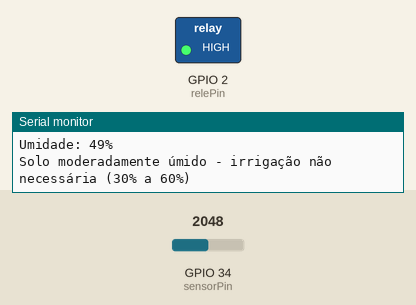
Recording of a sketch running on a simulated ESP32. Parts: switched loads named in the sketch (green lamp = pin HIGH), the last lines printed to the serial monitor. The test bench sets the inputs (shaded band); at power-on: GPIO 34 (sensorPin) = 2048. WiFi joins after 1.5 s; servers stay silent unless stated; no MQTT or app messages arrive unless stated.

Above: at 2.7 s.
2.8 s: GPIO 34 (sensorPin) set to 2833
8.8 s: GPIO 34 (sensorPin) set to 2916
At 12.9 s:
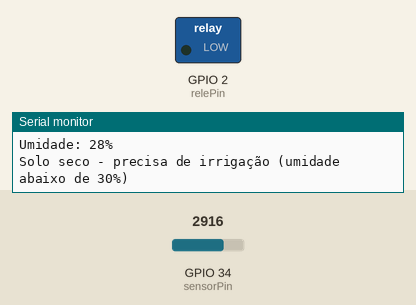
14.8 s: GPIO 34 (sensorPin) set to 2866
At 17.9 s:
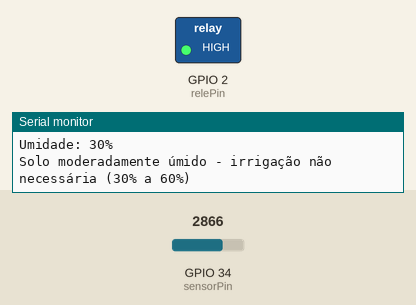
20.8 s: GPIO 34 (sensorPin) set to 3603
At 23.0 s:
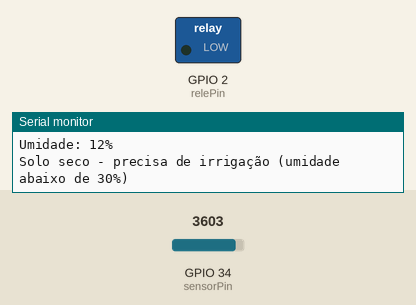
Timing chart, 0 to 24.5 s (numbered marks = the images above; inputs shaded):
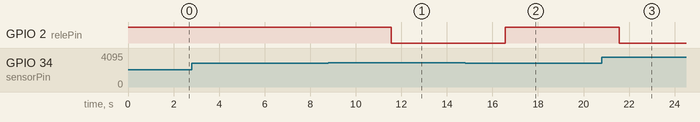

The sketch:

irrigacao.ino
```cpp
#include <WiFi.h>
#include <PubSubClient.h>

const char* ssid = "Wokwi-GUEST";      // Wi-Fi simulado do Wokwi
const char* password = "";
const char* mqtt_server = "test.mosquitto.org"; // Broker MQTT

WiFiClient espClient;
PubSubClient client(espClient);

// Pinos
const int sensorPin = 34;  // Sensor de umidade (potenciômetro)
const int relePin = 2;     // LED (simula a bomba)

// Tópicos exclusivos para você
const char* mqtt_topic_umidade = "thais/irrigacao/umidade";
const char* mqtt_topic_status  = "thais/irrigacao/status";

void setup_wifi() {
  delay(10);
  Serial.begin(115200);
  Serial.println();
  Serial.print("Conectando ao WiFi: ");
  Serial.println(ssid);
  WiFi.begin(ssid, password);
  while (WiFi.status() != WL_CONNECTED) {
    delay(500);
    Serial.print(".");
  }
  Serial.println("\nWiFi conectado");
  Serial.print("IP: ");
  Serial.println(WiFi.localIP());
}

void reconnect() {
  while (!client.connected()) {
    Serial.print("Conectando ao broker MQTT...");
    if (client.connect("ThaisESP32Client")) {
      Serial.println("Conectado!");
    } else {
      Serial.print("Falha, rc=");
      Serial.print(client.state());
      delay(2000);
    }
  }
}

void setup() {
  pinMode(relePin, OUTPUT);
  digitalWrite(relePin, HIGH); // LED apagado
  setup_wifi();
  client.setServer(mqtt_server, 1883);
}

void loop() {
  if (!client.connected()) {
    reconnect();
  }
  client.loop();

  int leitura = analogRead(sensorPin);
  int umidade = map(leitura, 4095, 0, 0, 100);

  // Publica a porcentagem de umidade
  client.publish(mqtt_topic_umidade, String(umidade).c_str());
  Serial.print("Umidade: ");
  Serial.print(umidade);
  Serial.println("%");

  String status;

  if (umidade < 30) {
    digitalWrite(relePin, LOW); // Liga bomba (LED acende)
    status = "Solo seco - precisa de irrigação (umidade abaixo de 30%)";
  } else if (umidade < 60) {
    digitalWrite(relePin, HIGH); // Desliga bomba
    status = "Solo moderadamente úmido - irrigação não necessária (30% a 60%)";
  } else {
    digitalWrite(relePin, HIGH); // Desliga bomba
    status = "Solo úmido - irrigação suficiente (acima de 60%)";
  }

  // Publica o status
  client.publish(mqtt_topic_status, status.c_str());
  Serial.println(status);

  delay(5000); // Aguarda 5 segundos
}

  // Arquivo criado para o código do projeto de irrigação
```

Measured:
- the behaviour switches between 2866 and 2867 on GPIO 34 (sensorPin) (found by bisection; images 0 and 1)
- after the input at 8.8 s, GPIO 2 (relePin): HIGH → LOW after 2.8 s
- after the input at 14.8 s, GPIO 2 (relePin): LOW → HIGH after 1.8 s
- after the input at 20.8 s, GPIO 2 (relePin): HIGH → LOW after 0.77 s
